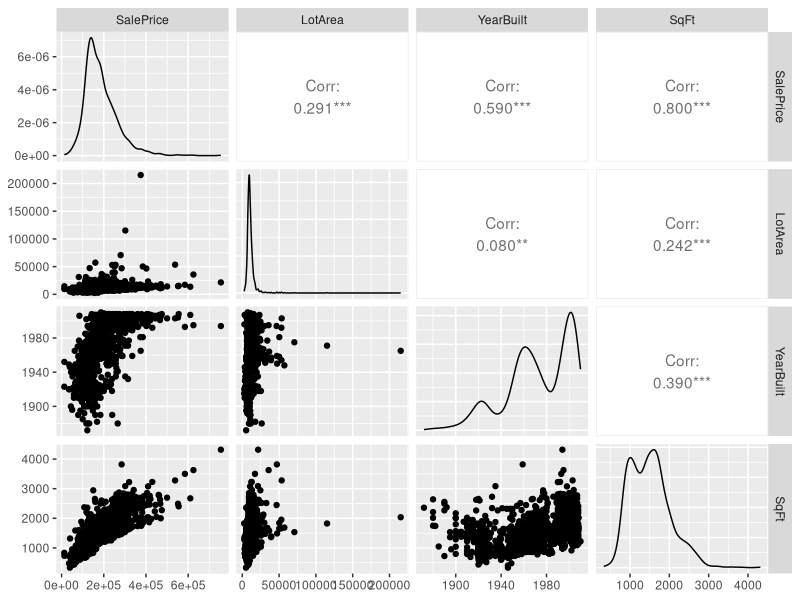
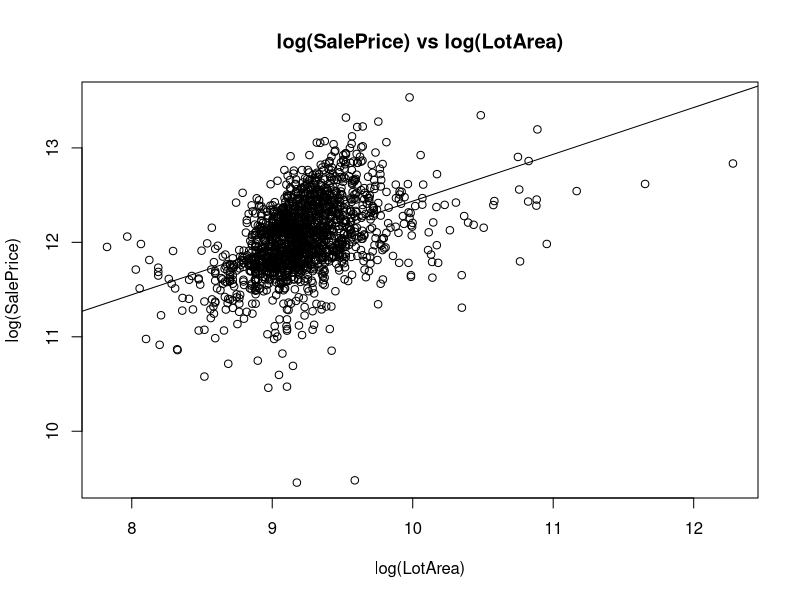
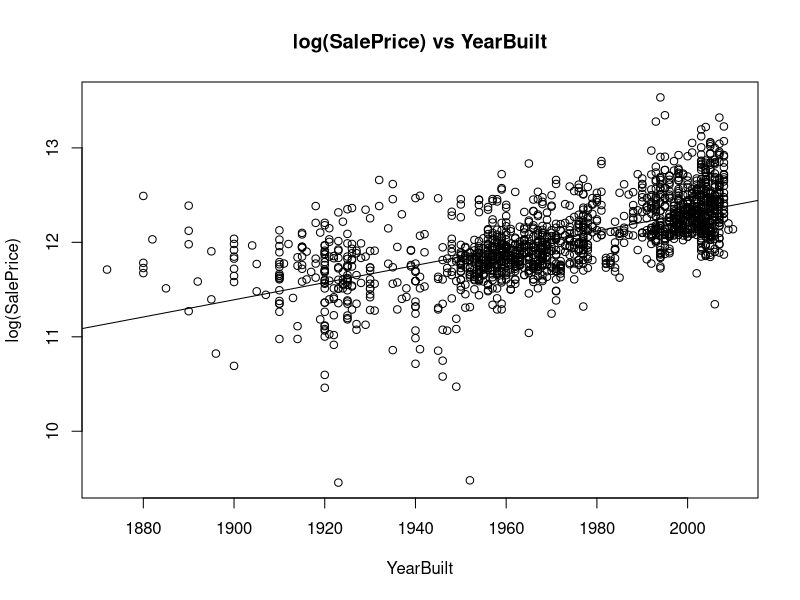
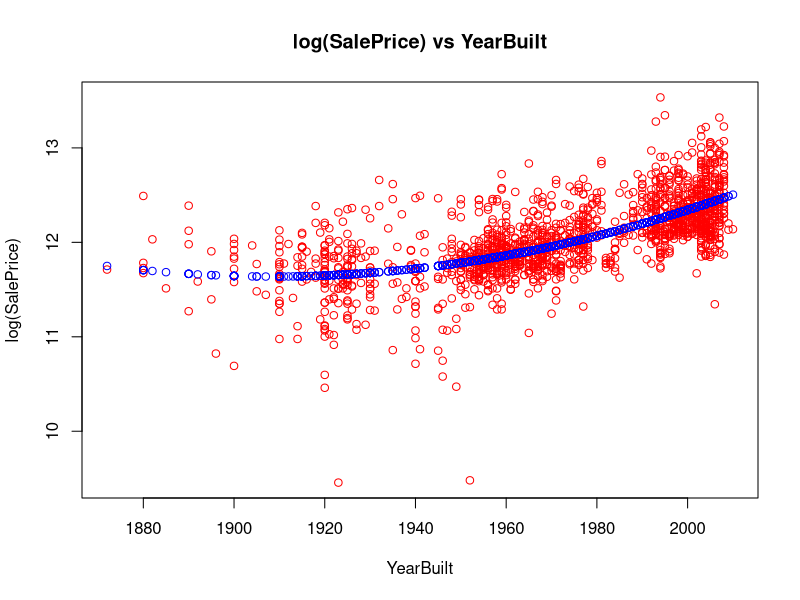
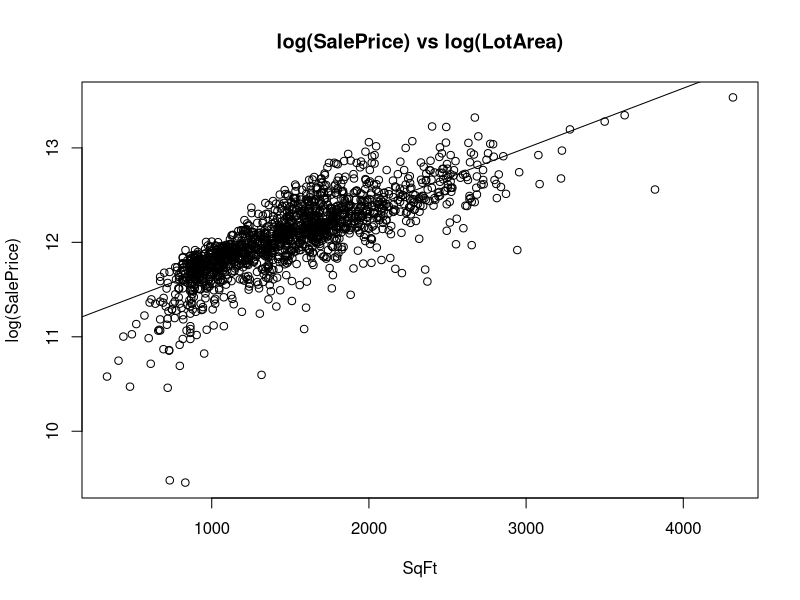
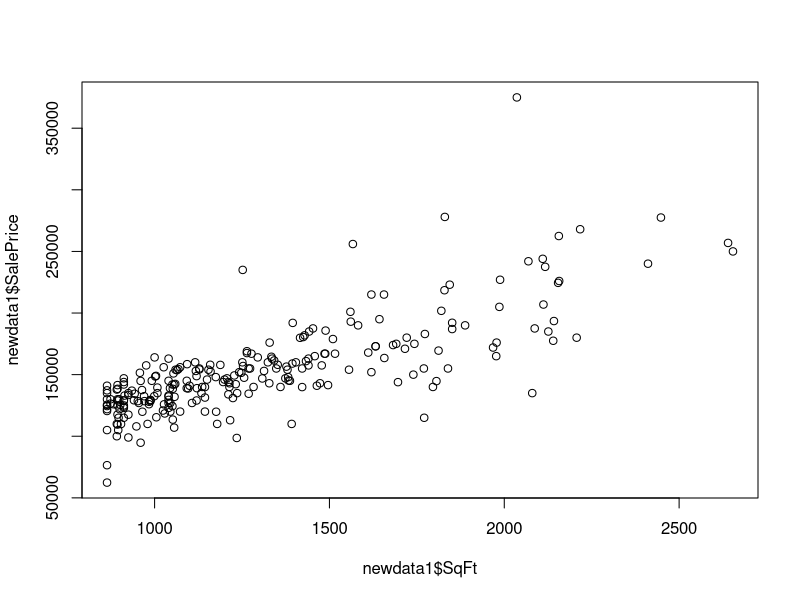
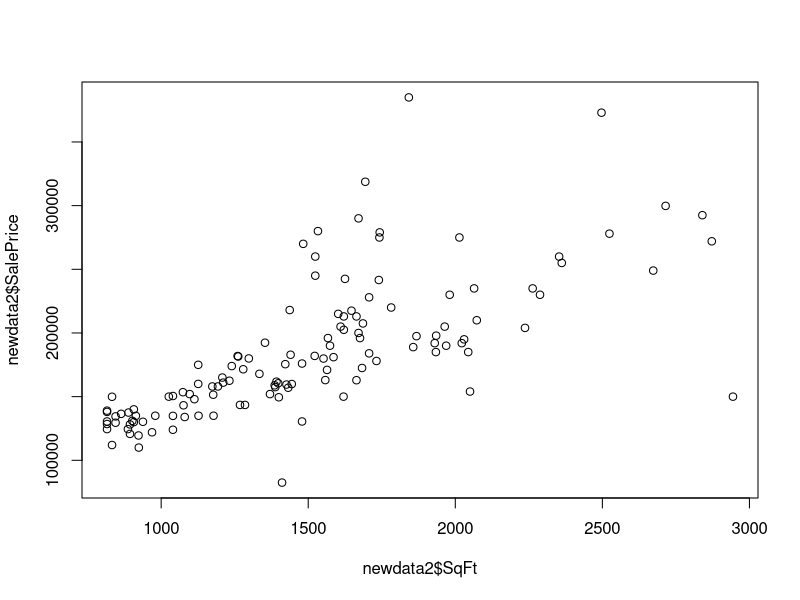
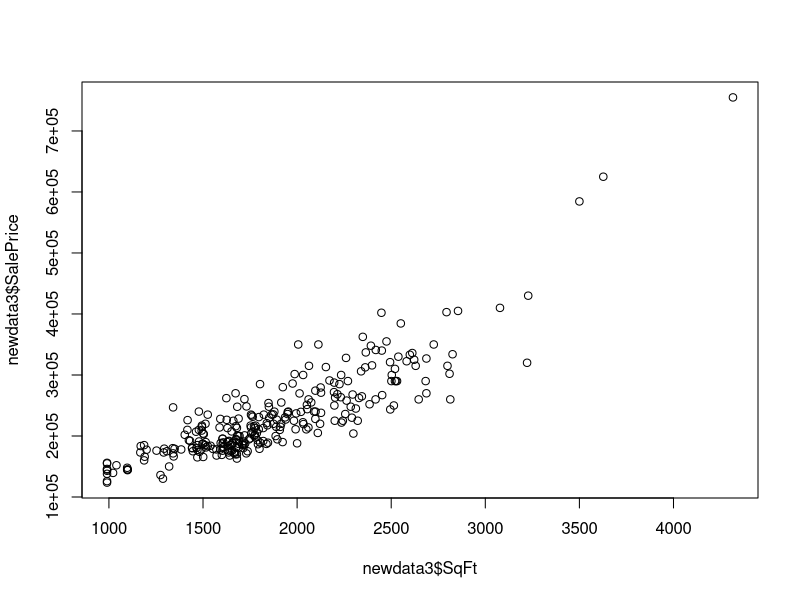

Here is the R script that generated these plots, in order:
## ---- chunk 1
knitr::opts_chunk$set(echo = TRUE)
## ---- chunk 2
realEst_data = read.csv("ames_housing_data_PROJECT2018.csv")
library(tidyverse)
library(car)
library(GGally)
glimpse(data)
## ---- chunk 3
ggpairs(data = realEst_data, columns = c ("SalePrice","LotArea","YearBuilt","SqFt"))
## ---- chunk 4
## SalePrice vs LotArea

# take log of both
plot(log(realEst_data$LotArea),log(realEst_data$SalePrice),xlab = "log(LotArea)",ylab = "log(SalePrice)",main = "log(SalePrice) vs log(LotArea)")
lm1 = lm(log(SalePrice)~log(LotArea),data = realEst_data)
abline(lm1)
summary(lm1)
## ---- chunk 5
## SalePrice vs YearBuilt

# take log of only SalePrice
plot(realEst_data$YearBuilt,log(realEst_data$SalePrice),xlab = "YearBuilt",ylab = "log(SalePrice)",main = "log(SalePrice) vs YearBuilt")
lm2 = lm(log(SalePrice)~YearBuilt,data = realEst_data)
abline(lm2)
summary(lm2)

# try quadratic model
lm2_1 = lm(log(SalePrice)~YearBuilt + I(YearBuilt^2),data = realEst_data);

summary(lm2_1)
plot(realEst_data$YearBuilt,log(realEst_data$SalePrice),xlab = "YearBuilt",ylab = "log(SalePrice)",main = "log(SalePrice) vs YearBuilt",col="red")
points(realEst_data$YearBuilt,fitted(lm2_1),col="blue");
## ---- chunk 6
## SalePrice vs SqrFt

# take log of only SalePrice
plot(realEst_data$SqFt,log(realEst_data$SalePrice),xlab = "SqFt",ylab = "log(SalePrice)",main = "log(SalePrice) vs log(LotArea)")
lm3 = lm(log(SalePrice)~SqFt , data = realEst_data)
abline(lm3)
summary(lm3)
## ---- chunk 7
## Build linear model
mod = lm(log(SalePrice)~SqFt+log(LotArea)+YearBuilt,data = realEst_data)
summary(mod)

## ---- chunk 8
##??Check interaction
newdata1 = subset(realEst_data, YearBuilt>=1960 & YearBuilt <= 1970)
newdata2 = subset(realEst_data, YearBuilt>=1975 & YearBuilt <= 1985)
newdata3 = subset(realEst_data, YearBuilt>=1990 & YearBuilt <= 2000)
plot(newdata1$SqFt, newdata1$SalePrice)
lm(newdata1$SalePrice~newdata1$SqFt)
plot(newdata2$SqFt, newdata2$SalePrice)
lm(newdata2$SalePrice~newdata2$SqFt)
plot(newdata3$SqFt, newdata3$SalePrice)
lm(newdata3$SalePrice~newdata3$SqFt)
## ---- chunk 9
##???Check interaction
AIC(lm(log(SalePrice)~SqFt+log(LotArea)+YearBuilt+SqFt:log(LotArea),data = realEst_data)) - AIC(mod)
BIC(lm(log(SalePrice)~SqFt+log(LotArea)+YearBuilt+SqFt:log(LotArea),data = realEst_data)) - BIC(mod)
AIC(lm(log(SalePrice)~SqFt+log(LotArea)+YearBuilt+SqFt:YearBuilt,data = realEst_data)) - AIC(mod)
BIC(lm(log(SalePrice)~SqFt+log(LotArea)+YearBuilt+SqFt:YearBuilt,data = realEst_data)) - BIC(mod)
AIC(lm(log(SalePrice)~SqFt+log(LotArea)+YearBuilt+log(LotArea):YearBuilt,data = realEst_data)) - AIC(mod)
BIC(lm(log(SalePrice)~SqFt+log(LotArea)+YearBuilt+log(LotArea):YearBuilt,data = realEst_data)) - BIC(mod)
anova(mod, lm(log(SalePrice)~SqFt+log(LotArea)+YearBuilt+SqFt:log(LotArea),data = realEst_data))
anova(mod, lm(log(SalePrice)~SqFt+log(LotArea)+YearBuilt+SqFt:YearBuilt,data = realEst_data))
anova(mod, lm(log(SalePrice)~SqFt+log(LotArea)+YearBuilt+log(LotArea):YearBuilt,data = realEst_data))
## ---- chunk 10
##Residual plot and QQ-plot
plot(fitted(mod),resid(mod))
abline(h=0)
qqnorm(resid(mod));qqline(resid(mod))
## ---- chunk 11
# determmine to use

HalfBath_Fact = as.factor(realEst_data$HalfBath)
FullBath_Fact = as.factor(realEst_data$FullBath)
Bedroom_Fact = as.factor(realEst_data$Bedrooms)
Room_Fact = as.factor(realEst_data$Rooms)


# decide rooms to be continuous or factored variable
roomFact = lm(log(SalePrice)~SqFt+log(LotArea)+YearBuilt+Room_Fact+Style,data = realEst_data)
roomCont = lm(log(SalePrice)~SqFt+log(LotArea)+YearBuilt+Rooms+Style,data = realEst_data)
diffRoom = BIC(roomFact) - BIC(roomCont)
diffRoom

# decide HalfBath to be continuous or factored variable
HalfBathFact = lm(log(SalePrice)~SqFt+log(LotArea)+YearBuilt+HalfBath_Fact+Style,data = realEst_data)
HalfBathCont = lm(log(SalePrice)~SqFt+log(LotArea)+YearBuilt+HalfBath+Style,data = realEst_data)
diffHalfBath = BIC(HalfBathFact) - BIC(HalfBathCont)
diffHalfBath

# decide FullBath to be continuous or factored variable
FullBathFact = lm(log(SalePrice)~SqFt+log(LotArea)+YearBuilt+FullBath_Fact+Style,data = realEst_data)
FullBathCont = lm(log(SalePrice)~SqFt+log(LotArea)+YearBuilt+FullBath+Style,data = realEst_data)
diffFullBath = BIC(FullBathFact) - BIC(FullBathCont)
diffFullBath

# decide Bedrooms to be continuous or factored variable
BedroomsFact = lm(log(SalePrice)~SqFt+log(LotArea)+YearBuilt+Bedroom_Fact+Style,data = realEst_data)
BedroomsCont = lm(log(SalePrice)~SqFt+log(LotArea)+YearBuilt+Bedrooms+Style,data = realEst_data)
diffBedrooms = BIC(BedroomsFact) - BIC(BedroomsCont)
diffBedrooms

# decide whether should replace Rooms as a predictor
WithRooms = lm(log(SalePrice)~SqFt+log(LotArea)+YearBuilt+HalfBath_Fact+FullBath_Fact+Bedroom_Fact+Room_Fact+Style,data = realEst_data)
NoRooms = lm(log(SalePrice)~SqFt+log(LotArea)+YearBuilt+HalfBath_Fact+FullBath_Fact+Bedroom_Fact+Style,data = realEst_data)
diffR = BIC(WithRooms) - BIC(NoRooms)
diffR




## therefore, use factored value & with rooms


## ---- chunk 12

# stepwise regression by AIC
null = lm(log(SalePrice)~1, data = realEst_data )
full = lm(log(SalePrice)~SqFt+log(LotArea)+YearBuilt+HalfBath+FullBath+Bedroom_Fact+Room_Fact+Style,data = realEst_data)

library(MASS)
stepAIC(full,scope = list(lower=null,upper=full),direction="both",k=log(dim(realEst_data)[1]));



## ---- chunk 13
newlm = stepAIC(null,scope = list(upper=full),direction="both",k=log(dim(realEst_data)[1]));
newlm$terms
## ---- chunk 14
##Residual plot and QQ-plot
plot(newlm$fitted.values,newlm$residuals)
abline(h=0)
qqnorm(newlm$residuals);qqline(newlm$residuals)
